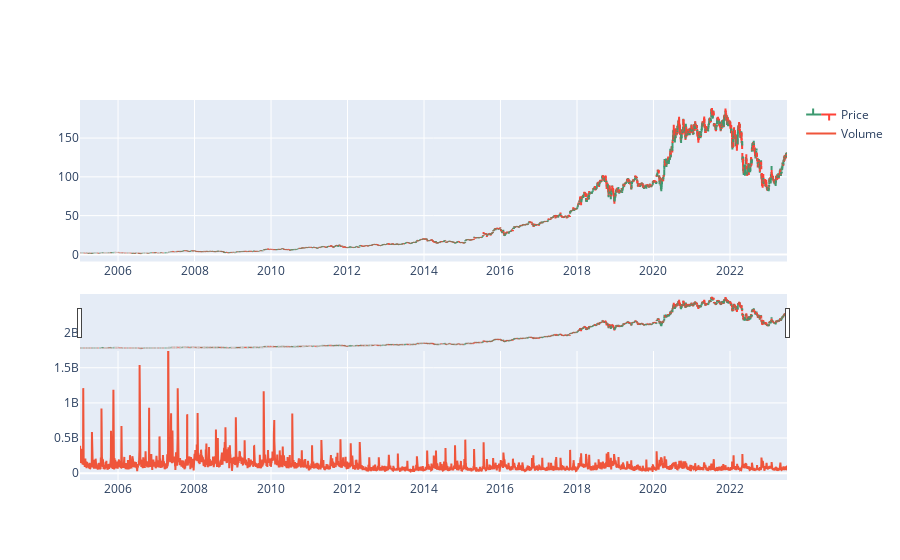

The notebook cell this image was saved under:
### Code cell
fig = make_subplots(rows=2, cols=1)

# Use OHLC to plot the price
'''
Keep close attention to this, I was previosuly training on Tesla stock, and didn't realize why my return was so low,
Until I plotted it and realized Tesla had a stock boom in 2020
My training was preboom
Validation was postboom
Testing was leveling
'''
fig.add_trace(go.Ohlc(x=df.Date,
                      open=df.Open, # Open Price
                      high=df.High, # High Price/Top of candle
                      low=df.Low,   # Low Price/Bottom of candle
                      close=df.Close, # Close Price
                      name='Price'), row=1, col=1)

# Plot the volume
'''
Volume is the number of shares traded in a given period.
This can be important to help categorize volatility, and oversold/overbought stocks
'''
fig.add_trace(go.Scatter(x=df.Date, y=df.Volume, name='Volume'), row=2, col=1)

fig.show()

### Figure 1 — Plotly figure (JSON) as saved in the notebook; plotly's stock layout.template omitted (floating-point values rounded to 4 significant figures; data arrays with more than 128 entries replaced by an {"elided": "..."} marker saying what was removed)
{"data": [{"close": {"elided": "4654 float values"}, "high": {"elided": "4654 float values"}, "low": {"elided": "4654 float values"}, "name": "Price", "open": {"elided": "4654 float values"}, "type": "ohlc", "x": {"elided": "4654 str values"}, "xaxis": "x", "yaxis": "y"}, {"name": "Volume", "type": "scatter", "x": {"elided": "4654 str values"}, "xaxis": "x2", "y": {"elided": "4654 int values"}, "yaxis": "y2"}], "layout": {"xaxis": {"anchor": "y", "domain": [0, 1]}, "xaxis2": {"anchor": "y2", "domain": [0, 1]}, "yaxis": {"anchor": "x", "domain": [0.575, 1]}, "yaxis2": {"anchor": "x2", "domain": [0, 0.425]}}}
